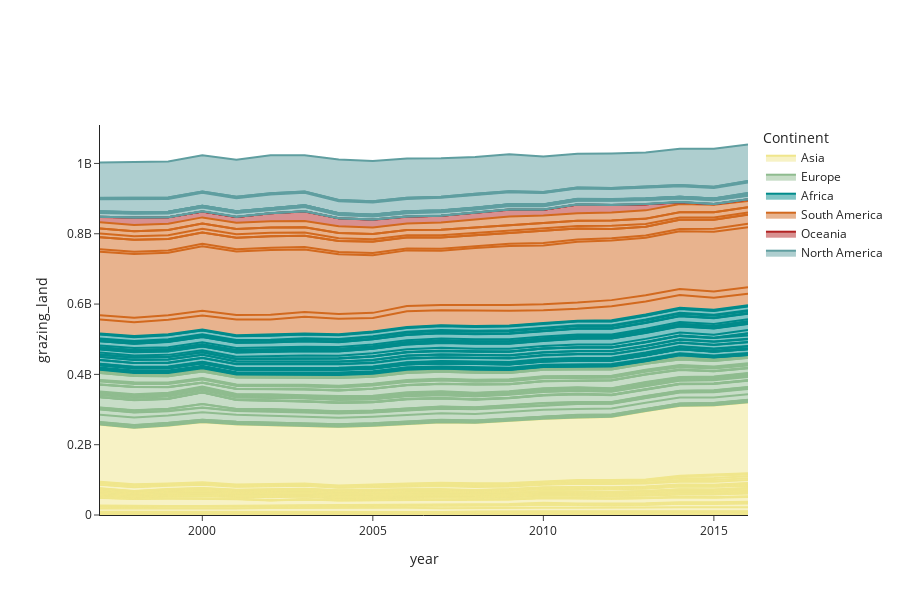

Notebook code for this chart:
### Code cell
import plotly.express as px
for template in ["simple_white"]:
    fig = px.area(data, x="year", y="grazing_land", color="Continent",
     line_group="country", template=template,
             color_discrete_sequence=color_continent)

fig.update_layout(
    autosize=False,
    height=600,
    width=900,
    bargap=0.10,
    bargroupgap=0.1,
    barmode="stack",
    hovermode="x",
    margin=dict(r=50, l=100, b=85, t=125),)
fig.show()
